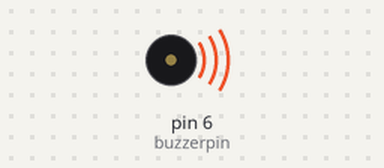
Bench run of a sketch on a simulated Arduino Uno, built with avr-gcc and run on an emulated ATmega328P. Parts: buzzer (waves = sounding).

Above: at 0.1 s.
At 11.1 s:
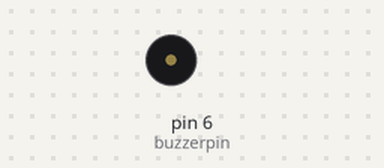
Timing chart, 0 to 12.6 s (numbered marks = the images above):
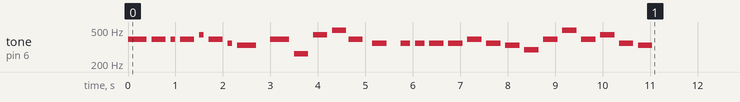

The sketch:

fbmars.ino
```cpp
int buzzerpin=6;
int kdo=262;
int re=294;
int mi=330;
int fa=349;
int sol=392;
int la=440;
int si=494;
int ido=523;

void setup(){
tone(buzzerpin,sol);
delay(400);
noTone(buzzerpin);
delay(100);

tone(buzzerpin,sol);
delay(300);
noTone(buzzerpin);
delay(100);

tone(buzzerpin,sol);
delay(100);
noTone(buzzerpin);
delay(100);

tone(buzzerpin,sol);
delay(300);
noTone(buzzerpin);
delay(100);

tone(buzzerpin,la);
delay(100);
noTone(buzzerpin);
delay(100);

tone(buzzerpin,sol);
delay(300);
noTone(buzzerpin);
delay(100);

tone(buzzerpin,fa);
delay(100);
noTone(buzzerpin);
delay(100);

tone(buzzerpin,mi);
delay(400);
noTone(buzzerpin);
delay(300);

//

tone(buzzerpin,sol);
delay(400);
noTone(buzzerpin);
delay(100);

tone(buzzerpin,kdo);
delay(300);
noTone(buzzerpin);
delay(100);

tone(buzzerpin,la);
delay(300);
noTone(buzzerpin);
delay(100);

//
tone(buzzerpin,si);
delay(300);
noTone(buzzerpin);
delay(50);

tone(buzzerpin,sol);
delay(300);
noTone(buzzerpin);
delay(200);

tone(buzzerpin,fa);
delay(300);
noTone(buzzerpin);
delay(300);


tone(buzzerpin,fa);
delay(200);
noTone(buzzerpin);
delay(100);

tone(buzzerpin,fa);
delay(200);
noTone(buzzerpin);
delay(100);

tone(buzzerpin,fa);
delay(300);
noTone(buzzerpin);
delay(100);

tone(buzzerpin,fa);
delay(300);
noTone(buzzerpin);
delay(100);

tone(buzzerpin,sol);
delay(300);
noTone(buzzerpin);
delay(100);


tone(buzzerpin,fa);
delay(300);
noTone(buzzerpin);
delay(100);


tone(buzzerpin,mi);
delay(300);
noTone(buzzerpin);
delay(100);


tone(buzzerpin,re);
delay(300);
noTone(buzzerpin);
delay(100);


tone(buzzerpin,sol);
delay(300);
noTone(buzzerpin);
delay(100);


tone(buzzerpin,si);
delay(300);
noTone(buzzerpin);
delay(100);


tone(buzzerpin,sol);
delay(300);
noTone(buzzerpin);
delay(100);


tone(buzzerpin,la);
delay(300);
noTone(buzzerpin);
delay(100);

tone(buzzerpin,fa);
delay(300);
noTone(buzzerpin);
delay(100);

tone(buzzerpin,mi);
delay(300);
noTone(buzzerpin);
delay(100);

}

void loop(){}
```
